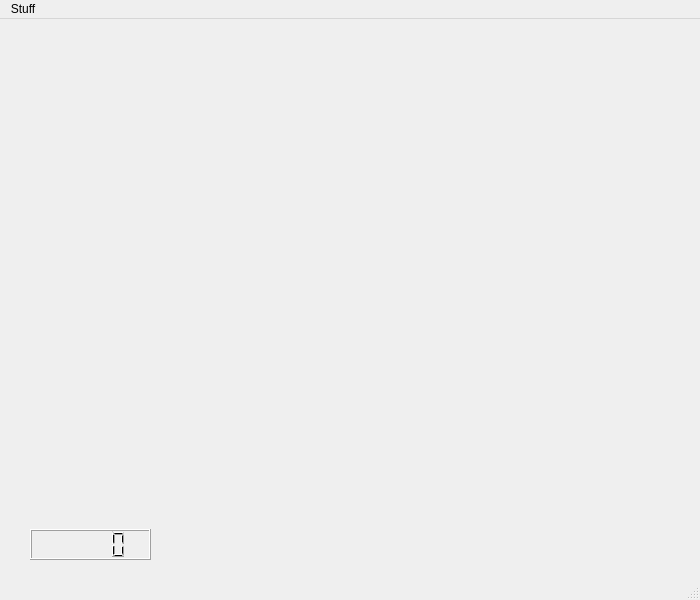
<?xml version="1.0" encoding="UTF-8"?>
<ui version="4.0">
 <class>MainWindow</class>
 <widget class="QMainWindow" name="MainWindow">
  <property name="geometry">
   <rect>
    <x>0</x>
    <y>0</y>
    <width>700</width>
    <height>600</height>
   </rect>
  </property>
  <property name="sizePolicy">
   <sizepolicy hsizetype="Minimum" vsizetype="Maximum">
    <horstretch>0</horstretch>
    <verstretch>0</verstretch>
   </sizepolicy>
  </property>
  <property name="minimumSize">
   <size>
    <width>700</width>
    <height>600</height>
   </size>
  </property>
  <property name="windowTitle">
   <string>MainWindow</string>
  </property>
  <widget class="QWidget" name="centralwidget">
   <property name="sizePolicy">
    <sizepolicy hsizetype="Fixed" vsizetype="Fixed">
     <horstretch>0</horstretch>
     <verstretch>0</verstretch>
    </sizepolicy>
   </property>
   <widget class="QWidget" name="CamWidget" native="true">
    <property name="geometry">
     <rect>
      <x>30</x>
      <y>10</y>
      <width>640</width>
      <height>480</height>
     </rect>
    </property>
    <property name="sizePolicy">
     <sizepolicy hsizetype="Fixed" vsizetype="Fixed">
      <horstretch>0</horstretch>
      <verstretch>0</verstretch>
     </sizepolicy>
    </property>
    <property name="minimumSize">
     <size>
      <width>320</width>
      <height>240</height>
     </size>
    </property>
    <property name="maximumSize">
     <size>
      <width>800</width>
      <height>600</height>
     </size>
    </property>
    <property name="autoFillBackground">
     <bool>false</bool>
    </property>
   </widget>
   <widget class="QLCDNumber" name="timeDisplayWidget">
    <property name="geometry">
     <rect>
      <x>30</x>
      <y>510</y>
      <width>121</width>
      <height>31</height>
     </rect>
    </property>
   </widget>
  </widget>
  <widget class="QMenuBar" name="menubar">
   <property name="geometry">
    <rect>
     <x>0</x>
     <y>0</y>
     <width>700</width>
     <height>21</height>
    </rect>
   </property>
   <widget class="QMenu" name="menuStuff">
    <property name="title">
     <string>Stuff</string>
    </property>
    <addaction name="actionChoose_Camera"/>
    <addaction name="actionQuit"/>
   </widget>
   <addaction name="menuStuff"/>
  </widget>
  <widget class="QStatusBar" name="statusbar"/>
  <action name="actionChoose_Camera">
   <property name="text">
    <string>Choose Camera</string>
   </property>
  </action>
  <action name="actionQuit">
   <property name="text">
    <string>Quit</string>
   </property>
  </action>
 </widget>
 <resources/>
 <connections/>
</ui>
